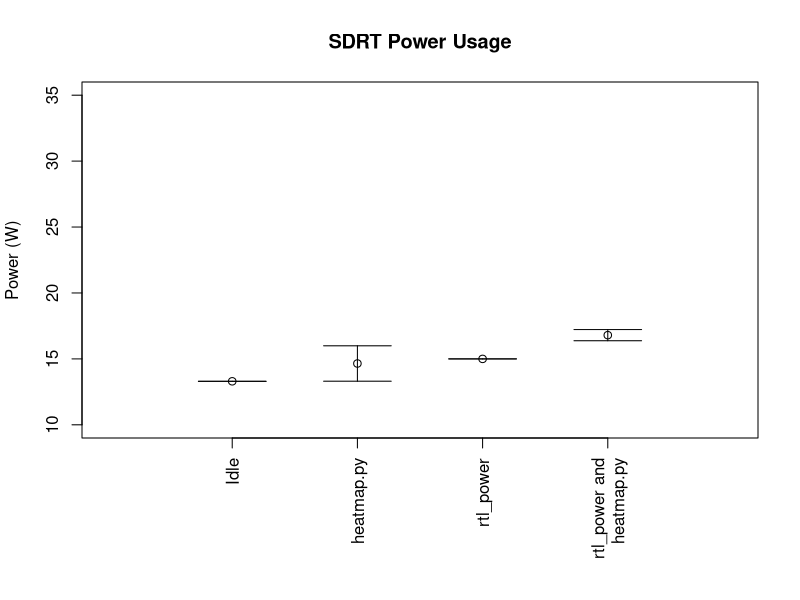

Recreate this plot in R.
library("Hmisc")

d = data.frame(
  x  = c(2, 4, 6, 8),
  y  = c(13.3, 14.65, 15, 16.8),
  sd = c(0.0, 1.343503, 0.0, 0.4242641)
)

png(filename="error_bars.png")
par(mar=c(8.1,4.1,4.1,2.1))
plot(d$x,
     d$y,
     main="SDRT Power Usage",
     xlab="",
     ylab="Power (W)",
     xaxt='n',
     type="n",
     xlim=c(0, 10),
     ylim=c(10, 35))
with (
  data = d,
  expr = errbar(x, y, y+sd, y-sd, add=T, pch=1, cap=.1)
)

axis(1, at=d$x, labels=c("Idle","heatmap.py","rtl_power", "rtl_power and\nheatmap.py"), las=2)

dev.off()
